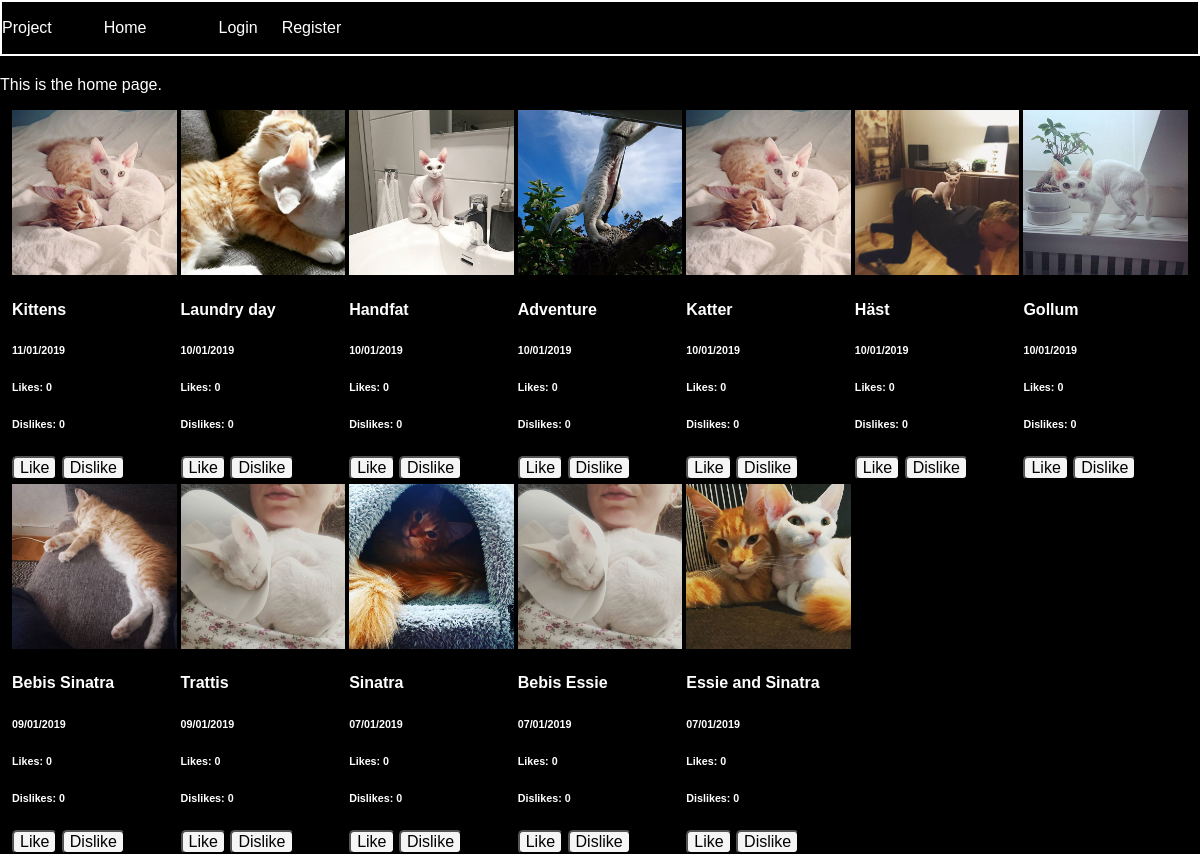
Before: / with the older database file.
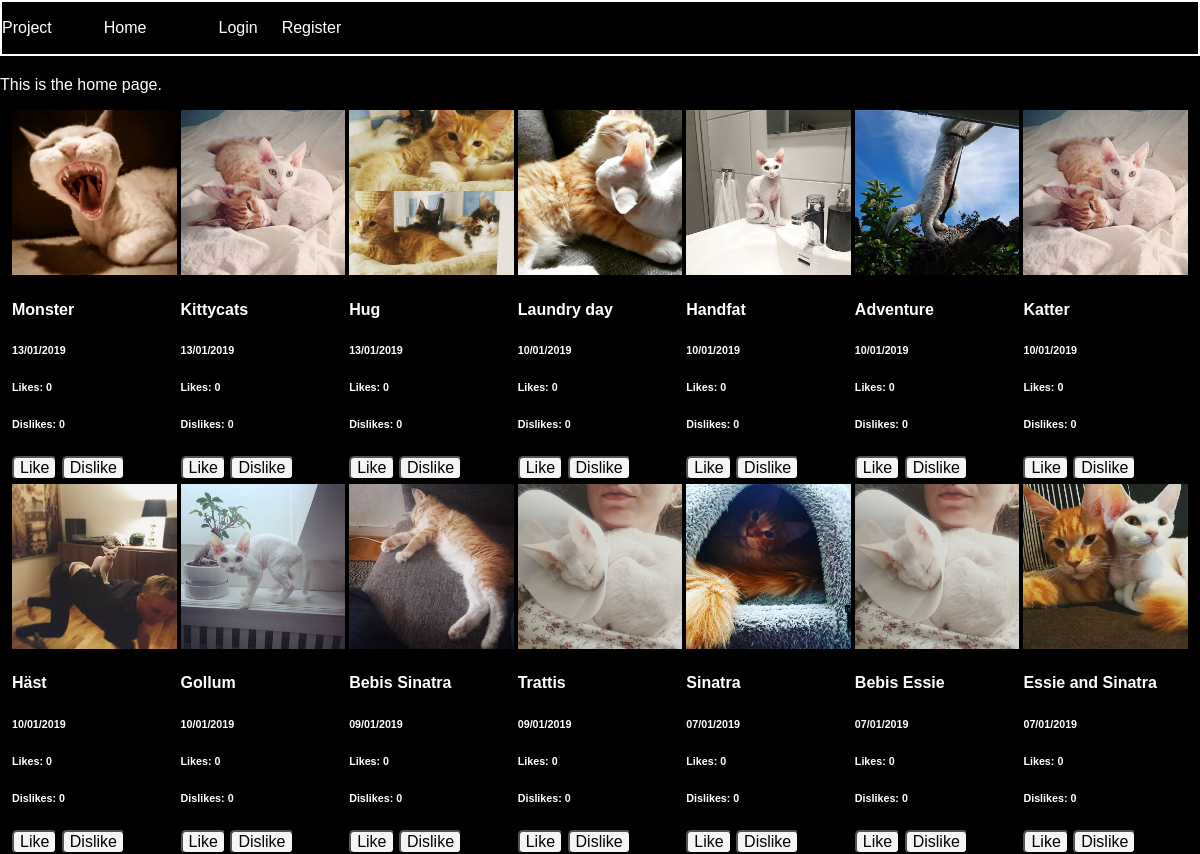
After: the same page with the newer database file.
### tables this page shows
CREATE TABLE "posts" (
	`post_id`	INTEGER PRIMARY KEY AUTOINCREMENT,
	`description`	TEXT,
	`image_url`	TEXT,
	`user_id`	INTEGER,
	`date`	INTEGER
);

### app/config.php (called while the page is built, shortened)
<?php
return [
    'title' => 'Project',
    'database_path' => sprintf('sqlite:%s/database/photoify.db', __DIR__),
];

### app/autoload.php (called while the page is built, shortened)
<?php
require __DIR__.'/database/database-functions.php';
$config = require __DIR__.'/config.php';

### app/database/database-functions.php (called while the page is built, shortened)
<?php
function connectToDB(){
    $config = require dirname(__DIR__).'/config.php';
    $pdo = new PDO($config['database_path']);
    return $pdo;
}
function getAllPosts(){
    $pdo = connectToDB();
   $allPostsStatement = $pdo->prepare('SELECT * FROM posts ORDER BY date DESC');
   $allPostsStatement->execute();
   $allPosts = $allPostsStatement->fetchAll(PDO::FETCH_ASSOC);
   return $allPosts;
}

### feed.php (the view)
<?php
$posts = getAllPosts();
?>
<?php
    foreach ($posts as $post) :
    ?>
<div class="post">
    <img class="post-image" src="<?= $post['image_url']?>" alt="image">
    <h4>
        <?= $post['description']?>
    </h4>
    <h6>
        <?= date('d/m/Y', $post['date']);?>
    </h6>
    <h6 class="likes">Likes: 0</h6>
    <h6 class="dislikes">Dislikes: 0</h6>
    <div>
        <button class="like-button">Like</button>
        <button class="dislike-button">Dislike</button>
    </div>
</div>
<?php endforeach ?>

### views/header.php (shortened to what this page needs)
<?php
require __DIR__.'/../app/autoload.php';
?>
<!DOCTYPE html>
<html lang="en">
<head>
    <link rel="stylesheet" href="./assets/styles/main.css">
    <link rel="stylesheet" href="./assets/styles/normalize.css">
</head>
<body>
    <?php require __DIR__.'/navigation.php'; ?>
    <div class="container py-5">

### views/navigation.php (shortened to what this page needs)
<nav class="navbar">
    <a class="navbar-brand" href="#">
        <?php echo $config['title']; ?></a>
    <ul class="navbar-nav">
        <li class="nav-item">
            <a class="nav-link <?php if($_SERVER['PHP_SELF'] === "/index.php"){echo 'active' ;};?>"
                href="./index.php">Home</a>
        </li>
        <li class="nav-item">
            <a class="nav-link <?php if($_SERVER['PHP_SELF'] === "/login-page.php"){echo 'active' ;};?>" href="
                <?php if(isset($loggedInUser)){echo "./app/users/logout.php";} else{echo "./login-page.php";};?>">
                <?php if(isset($loggedInUser)){echo "Logout";} else{echo "Login";};?></a>
        </li>
        <li class="nav-item">
            <a class="nav-link <?php if($_SERVER['PHP_SELF'] === "/register-page.php"){echo 'active' ;};?>" href="
                <?php if(!isset($loggedInUser)){echo "./register-page.php";};?>">
                <?php if(!isset($loggedInUser)){echo "Register";};?></a>
        </li>
    </ul>
</nav>

### index.php (shortened to what this page needs)
<?php require __DIR__.'/views/header.php'; ?>
<p>This is the home page.</p>
<div class="post-feed">
    <?php require __DIR__.'/feed.php'; ?>
</div>
<?php require __DIR__.'/views/footer.php'; ?>

### views/footer.php (shortened to what this page needs)
</div>
</body>
</html>

### assets/styles/main.css (style rules this page uses)
* { box-sizing: border-box; }
body { width: 100vw; margin: 0; background-color: black; color: white; font-family: sans-serif; }
.navbar { width: 100vw; height: 56px; border: 2px solid white; display: flex; flex-direction: row; align-items: center; }
.navbar-nav { display: flex; flex-direction: row; }
.nav-item { margin: 1vw; }
img { width: 200px; }
a { color: white; text-decoration: none; }
ul { list-style: none; }
button { color: black; background-color: whitesmoke; border-radius: 5px; }
.post-feed { width: 98vw; margin: auto; display: grid; grid-gap: 4px; grid-template-columns: repeat(auto-fill, minmax(150px, 1fr)); }
.post { width: 100%; }
.post-image { width: 100%; }

Changed rows visible on the page:
removed posts: image_url (picture), description "Kittens", date "11/01/2019"
added posts: image_url (picture), description "Monster", date "13/01/2019"
added posts: image_url (picture), description "Kittycats", date "13/01/2019"
added posts: image_url (picture), description "Hug", date "13/01/2019"
